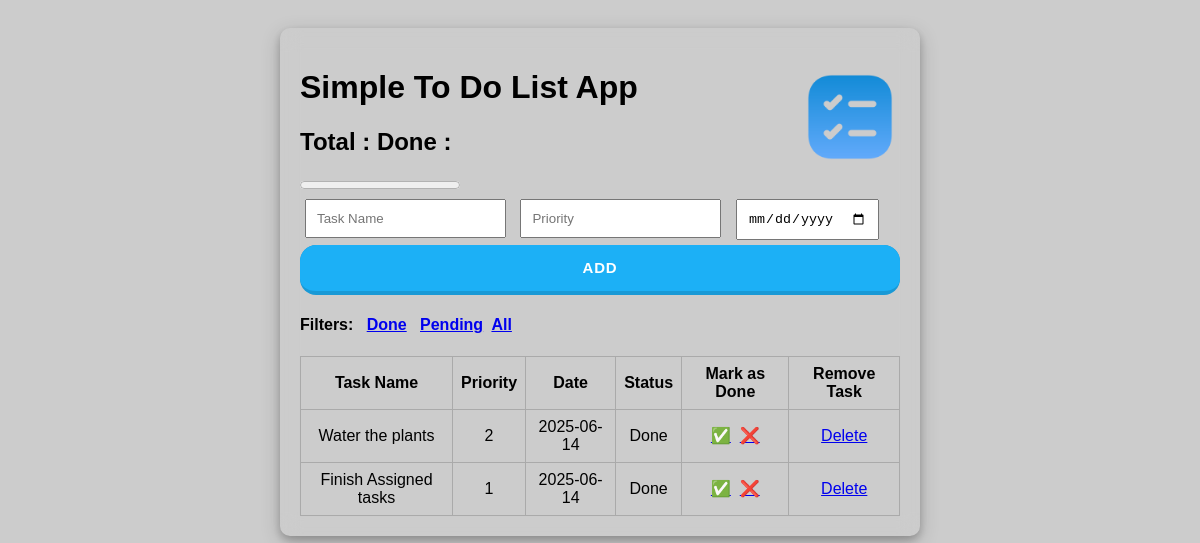
The page /donefilter on the database its author committed.
### tables this page shows
CREATE TABLE task (
                id INTEGER PRIMARY KEY AUTOINCREMENT,
                tname TEXT,
                priority INTEGER,
                datepick DATE,
                status TEXT
            );

### app.py (the view)
@app.route("/donefilter")
def donefilter():
    with sqlite3.connect(DB) as conn:
        don = conn.execute("SELECT * FROM task WHERE status = \'Done\'").fetchall()
    return render_template("index.html", items=don)
    return redirect("/")

### templates/index.html (shortened to what this page needs)
<!DOCTYPE html>
<html>
<head>
    <link rel="stylesheet" href="{{ url_for('static', filename='style.css') }}">
</head>
<body>
    <div class="container">
       <h3>
        <img src="{{ url_for('static', filename='task.png') }}" width="100px" style="float:right;" />
           </h3>
        <h1>Simple To Do List App</h1>
        <h2>Total : {{total}} Done : {{done}}</h2>
        <progress id="file" value = {{done}} max = {{total}}> </progress>
        <form method="POST">
            <input type="text" name="taskname" placeholder="Task Name" required>
            <input type="number" name="priority" placeholder="Priority" required>
            <input type="date"  name="datepicker" placeholder="Date" required>
            <button class="button-19" type="submit">Add</button>
        </form>
        <h4>
            Filters: &nbsp;&nbsp;<a href="{{ url_for('donefilter') }}">Done</a> &nbsp;
            <a href="{{ url_for('pendingfilter') }}">Pending</a>&nbsp;
            <a href="{{ url_for('allfilter') }}">All</a>
        </h4>
        <table>
            <thead>
                <tr>
                    <th>Task Name</th>
                    <th>Priority</th>
                    <th>Date</th>
                    <th>Status</th>
                    <th>Mark as Done</th>
                    <th>Remove Task</th>
                </tr>
            </thead>
            <tbody>
                {% for item in items %}
                <tr>
                    <td>{{ item[1] }}</td>
                    <td>{{ item[2] }}</td>
                    <td>{{ item[3] }}</td>
                    <td>{{ item[4] }}</td>
                    <td><a href="{{ url_for('mark', item_id=item[0]) }}">✅</a> &nbsp;<a href="{{ url_for('unmark', item_id=item[0]) }}">❌</a></td>
                    <td><a href="{{ url_for('delete', item_id=item[0]) }}">Delete</a></td>
                </tr>
                {% endfor %}
            </tbody>
        </table>
    </div>
</body>
</html>

### static/style.css (style rules this page uses)
body { font-family: Arial; background: #f4f4f4; padding: 20px; background-image: url("https://images.unsplash.com/photo-1616088410192-d1b123712994?fm=jpg&q=60&w=3000&ixlib=rb-4.1.0&ixid=M3wxMjA3fDB8MHxzZWFyY2h8Mnx8bWluaW1hbCUyMGJhY2tncm91bmR8ZW58MHx8MHx8fDA%3D"); background-color: #cccccc; background-position: center; background-repeat: no-repeat; background-size: cover; position: relative; }
.container { padding: 20px; width: 600px; margin: auto; border-radius: 10px; box-shadow: 0 4px 8px 0 rgba(0, 0, 0, 0.2), 0 6px 20px 0 rgba(0, 0, 0, 0.19); backdrop-filter: blur(10px); }
form input, form button { margin: 5px; padding: 10px; }
.button-19 { appearance: button; background-color: #1899D6; border: solid transparent; border-radius: 16px; border-width: 0 0 4px; box-sizing: border-box; color: #FFFFFF; cursor: pointer; display: inline-block; font-family: din-round,sans-serif; font-size: 15px; font-weight: 700; letter-spacing: .8px; line-height: 20px; margin: 0; outline: none; overflow: visible; padding: 13px 16px; text-align: center; text-transform: uppercase; touch-action: manipulation; transform: translateZ(0); transition: filter .2s; user-select: none; -webkit-user-select: none; vertical-align: middle; white-space: nowrap; width: 100%; }
.button-19:after { background-clip: padding-box; background-color: #1CB0F6; border: solid transparent; border-radius: 16px; border-width: 0 0 4px; bottom: -4px; content: ""; left: 0; position: absolute; right: 0; top: 0; z-index: -1; }
.button-19, .button-19:focus { user-select: auto; }
table { width: 100%; margin-top: 20px; border-collapse: collapse; }
th, td { border: 1px solid #aaa; padding: 8px; text-align: center; }

### rows shown on the page
task: tname "Water the plants", priority "2", datepick "2025-06-14", status "Done"
task: tname "Finish Assigned tasks", priority "1", datepick "2025-06-14", status "Done"
